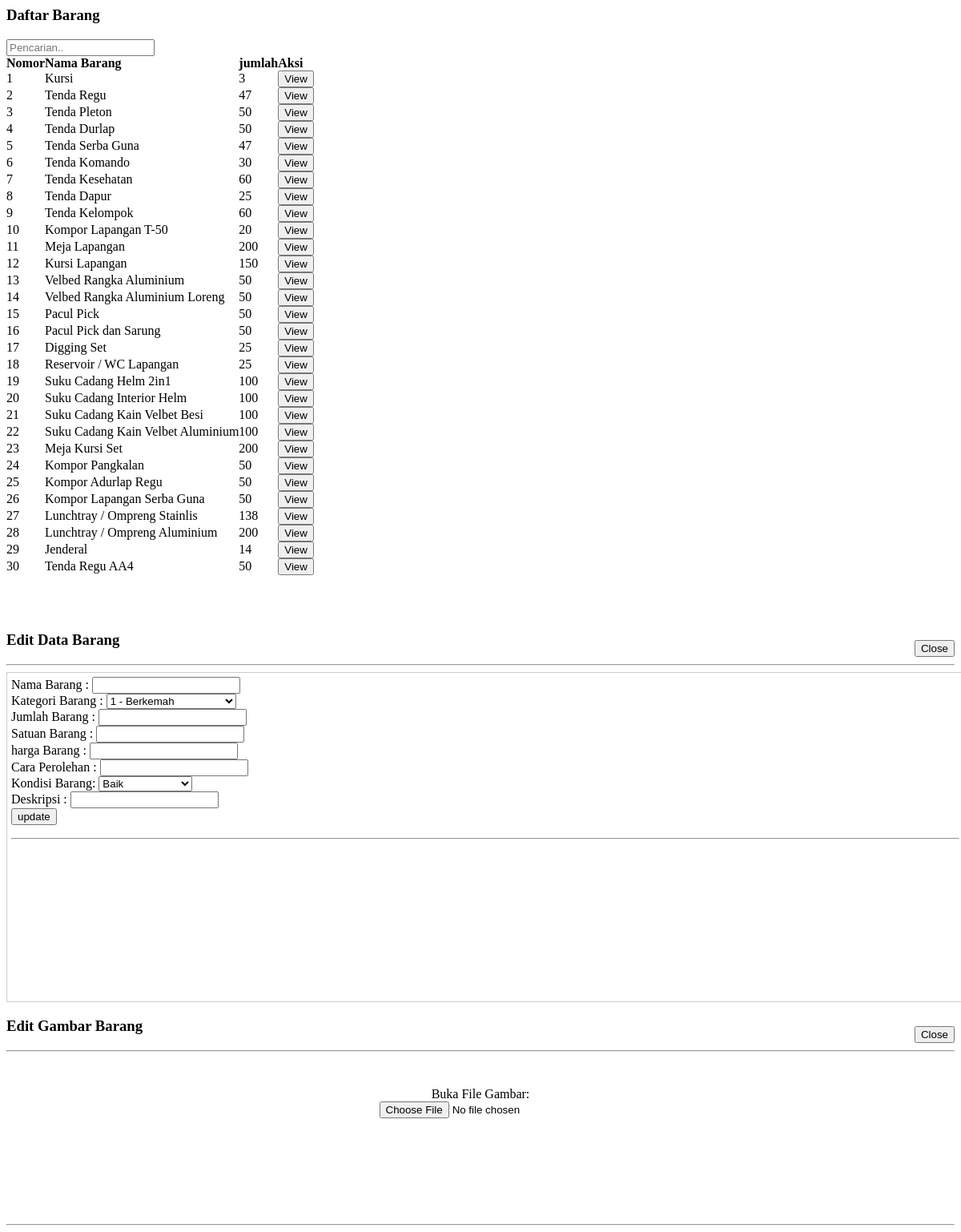
Page /pages/barang.php on the committed database.
### tables this page shows
CREATE TABLE `tb_barang` (
  `barang_id` int(11) NOT NULL,
  `nama_barang` varchar(50) NOT NULL,
  `harga` int(50) NOT NULL,
  `kategori_id` int(11) NOT NULL,
  `jumlah` int(11) NOT NULL,
  `gambar` text NOT NULL,
  `satuan` varchar(20) NOT NULL,
  `cara_perolehan` varchar(100) NOT NULL,
  `kondisi` varchar(20) NOT NULL,
  `deskripsi` text NOT NULL
);

### pages/barang.php (the view, shortened to what this page needs)
<div class="col-md-7">
                    <div class="content-box-large">
    <link rel="stylesheet" type="text/css" href="libs/flexigrid/css/flexigrid.css">
        <?php
                $page = (isset($_GET['page'])) ? $_GET['page'] : 1;
                $limit = 999999;
                $limit_start = ($page - 1) * $limit;
            $q=mysqli_query($koneksi,"select * from tb_barang limit ".$limit_start.",".$limit);
         ?>
                     <h3>Daftar Barang </h3>
                    <table cellpadding="0" cellspacing="0" border="0" class="table table-striped table-bordered" id="tbBarangku">
                            <thead>
                                  <tr>
                                  <td colspan="4">
                                    <input type="text" name="search" placeholder="Pencarian.." id="search" class="form-control" />
                                  </td>
                                </tr>
                                 <tr>
                                  <td><b>Nomor</b></td>
                                  <td><b>Nama Barang</b></td>
                                  <td><b>jumlah</b></td>
                                  <td><b>Aksi</b></td>
                                </tr>
                            </thead>
                              <tbody>
                          <?php
                          $nomor = $limit_start + 1;
                          while($data=mysqli_fetch_array($q)) {
                          ?>
                                <tr>
                                  <td><?php echo $nomor; ?></td>
                                  <td><?php echo $data["nama_barang"]; ?></td>
                                  <td><?php echo $data["jumlah"]; ?></td>
                                  <td>
                                    <button class="btn btn-default"  onclick="location.href = './index/barang-view<?php echo $data[barang_id] ?>1user#popup';" ><i class="glyphicon glyphicon-eye-open"></i> View</button>
                                </tr>
                              <?php
                              $nomor++;
                          } ?>
                              </tbody>
                            </table>
                        <br /><br />
                    </div>
                </div>
<div id="pedit">
        <div class="window">
            <h3>Edit Data Barang</h3> <span style="float: right;margin-top: -30px;"><button onclick="window.history.go(-2);">Close</button></span>
            <hr>
             <div style="border: 1px solid rgb(204, 204, 204); padding: 5px; overflow: auto; width: 100%; height: 400px;background-color: rgb(255, 255, 255);">
            <form id="my_form_id" name="updatebarang">
            Nama Barang :
            <input type="text" required name="name" class="required form-control" value="<?php echo $data['nama_barang']; ?>" id="name" /><br>
            Kategori Barang :
            <select required class="form-control" id="kategori_id" name="kategori_id" <?php echo $read; ?> >
                <?php $q1 = mysqli_query($koneksi,"Select * from tb_kategori");
                while ($row = mysqli_fetch_array($q1)){
                    if($data['kategori_id'] == "$row[kategori_id]"){
                        $select = "Selected";
                    }else{
                        $select ="";
                    }?>
                <option value="<?php echo $row['kategori_id']; ?>" <?php echo $select; ?>><?php echo $row['kategori_id']." - ".$row['nama_kategori']; ?></option>
                <?php } ?>
            </select><br>
            Jumlah Barang :
            <input type="text" name="jumlah" required class=" form-control" value="<?php echo $data['jumlah']; ?>" id="jumlah" /><br>
            Satuan Barang :
            <input type="text" name="satuan" required class="required form-control" value="<?php echo $data['satuan']; ?>" id="satuan" /><br>
            harga Barang :
            <input type="text" name="harga" required class="required form-control" value="<?php echo $data['harga']; ?>" id="harga" /><br>
            Cara Perolehan :
            <input type="text" name="cara" required class="required form-control" value="<?php echo $data['cara_perolehan']; ?>" id="cara" /><br>
            <div class="form-group">
            Kondisi Barang:
            <select class="form-control" id="kondisi">
                 <option>Baik</option>
                </select>
             </div>
            Deskripsi :
            <input type="text" name="deskripsi" required class="required form-control" value="<?php echo $data['deskripsi']; ?>" id="deskripsi" /><br>
                      <input type="submit" class="btn btn-success" id="update" name="update" value="update" />
                    </form>
                    <hr>
                    </div>
                </div>
    </div>
<div id="pgambar">
        <div class="window">
            <h3>Edit Gambar Barang</h3> <span style="float: right;margin-top: -30px;"><button onclick="window.history.go(-2);">Close</button></span>
            <hr>
    <br />
    <div class="upload_container">
        <br clear="all" />
        <center>
            <div style="width:350px" align="center">
                <form id="image_upload_form" method="post" enctype="multipart/form-data" action='upload.php' autocomplete="off">
                    <div class="browse_text">Buka File Gambar:</div>
                    <div class="file_input_container">
                        <div class="upload_button"><input type="file" name="photo" id="photo" class="file_input" /></div>
                    </div><br clear="all">
                </form>
            </div>
        </center>
        <br clear="all" />
    </div>
   <br><br><br><br>
                    <hr>
                </div>
    </div>

### rows in the picture
tb_barang: nama_barang "Kursi", jumlah "3"
tb_barang: nama_barang "Tenda Regu", jumlah "47"
tb_barang: nama_barang "Tenda Pleton", jumlah "50"
tb_barang: nama_barang "Tenda Durlap", jumlah "50"
tb_barang: nama_barang "Tenda Serba Guna", jumlah "47"
tb_barang: nama_barang "Tenda Komando", jumlah "30"
tb_barang: nama_barang "Tenda Kesehatan", jumlah "60"
tb_barang: nama_barang "Tenda Dapur", jumlah "25"
tb_barang: nama_barang "Tenda Kelompok", jumlah "60"
tb_barang: nama_barang "Kompor Lapangan T-50", jumlah "20"
tb_barang: nama_barang "Meja Lapangan", jumlah "200"
tb_barang: nama_barang "Kursi Lapangan", jumlah "150"
tb_barang: nama_barang "Velbed Rangka Aluminium", jumlah "50"
tb_barang: nama_barang "Velbed Rangka Aluminium Loreng", jumlah "50"
tb_barang: nama_barang "Pacul Pick", jumlah "50"
tb_barang: nama_barang "Pacul Pick dan Sarung", jumlah "50"
tb_barang: nama_barang "Digging Set", jumlah "25"
tb_barang: nama_barang "Reservoir / WC Lapangan", jumlah "25"
tb_barang: nama_barang "Suku Cadang Helm 2in1", jumlah "100"
tb_barang: nama_barang "Suku Cadang Interior Helm", jumlah "100"
tb_barang: nama_barang "Suku Cadang Kain Velbet Besi", jumlah "100"
tb_barang: nama_barang "Suku Cadang Kain Velbet Aluminium", jumlah "100"
tb_barang: nama_barang "Meja Kursi Set", jumlah "200"
tb_barang: nama_barang "Kompor Pangkalan", jumlah "50"
tb_barang: nama_barang "Kompor Adurlap Regu", jumlah "50"
tb_barang: nama_barang "Kompor Lapangan Serba Guna", jumlah "50"
tb_barang: nama_barang "Lunchtray / Ompreng Stainlis", jumlah "138"
tb_barang: nama_barang "Lunchtray / Ompreng Aluminium", jumlah "200"
tb_barang: nama_barang "Jenderal", jumlah "14"
tb_barang: nama_barang "Tenda Regu AA4", jumlah "50"

### other values in the picture
form field kategori_id "1 - Berkemah"
